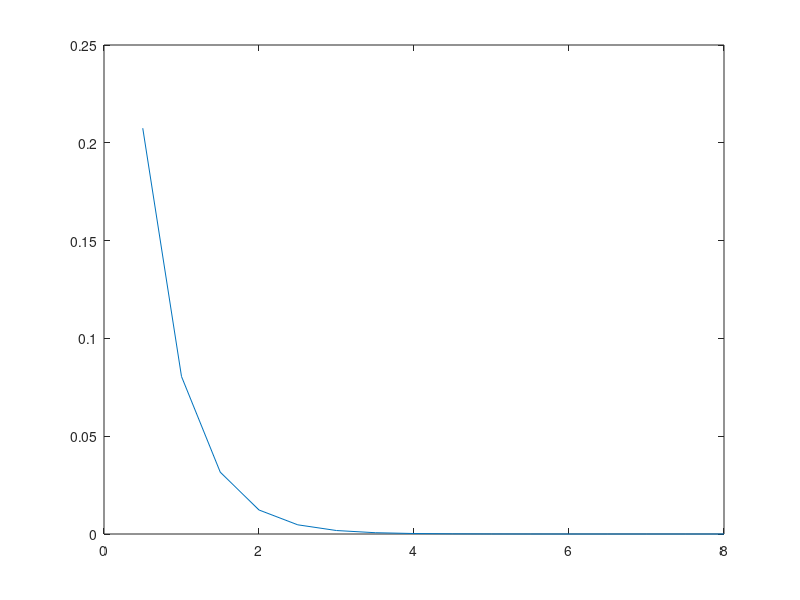

Write the MATLAB code that produced this figure.
N = 0;
Pe = zeros(1, 15);
for Ns = 0.5:0.5:8    
    if N == 0 
        X_2 = exp(-Ns);
        Pe(2 * Ns) = 1 -(( sqrt(1 + 3 * X_2) + 3 * sqrt(1- X_2))^2)/16;
    else
        num = 30;
        delta = sqrt(Ns);
        
        % Define R_0 and R_1
        R_1 = zeros(num, num);
        for i = 1:num 
            for j = 1:num
                m = j - 1;
                n = i - 1;
                R_1(j,i) = (N^n)/((N+1)^(n+1)) * sqrt(factorial(m)/factorial(n)) * (conj(delta)/N)^(n-m) * exp(-(abs(delta)^2)/(N+1))* laguerreL(m, n-m, - abs(delta)^2/(N*(N+1)));
            end
        end
        R_0 = zeros(num, num);
        for i = 1:num 
                n = i - 1;
                R_0(i,i) = (N^n)/((N+1)^(n+1));
        end
        
        % Factorization of R_0 and R_1 
        h = 4;
        
        Z_0 = eye(num);
        Z_h_0 = Z_0(:, 1:h);
        D_h_0 = R_0(1:h, 1:h);
        beta_0 = Z_h_0 * sqrt(D_h_0);
        
        [Z_1, D_1] = eig(R_1);
        Z_h_1 = Z_1(:, 1:h);
        D_h_1 = D_1(1:h, 1:h);
        beta_1 = Z_h_1 * sqrt(D_h_1);
        
        beta0 = kron(beta_0,kron(beta_0,kron(beta_0, beta_1)));
        beta1 = kron(beta_0,kron(beta_0,kron(beta_1, beta_0)));
        beta2 = kron(beta_0,kron(beta_1,kron(beta_0, beta_0)));
        beta3 = kron(beta_1,kron(beta_0,kron(beta_0, beta_0)));
        
        half_d_sum = zeros(h^4, h^4);
        Wk = exp(1i * pi/2);
        for i = 1:4
            d = beta0' * beta0 + beta0.' * beta1 * Wk^(-(i-1))+ ...
            beta0.' * beta2 * Wk^(-2*(i-1)) + beta0.' * beta3 * Wk^(-3*(i-1));
            half_d_sum = half_d_sum + sqrtm(d);
        end
    
        
        Pc = trace((half_d_sum^2)/16);
        Pe(2 * Ns) = 1 - Pc;
    end

end

plot(0.5:0.5:8,Pe)

